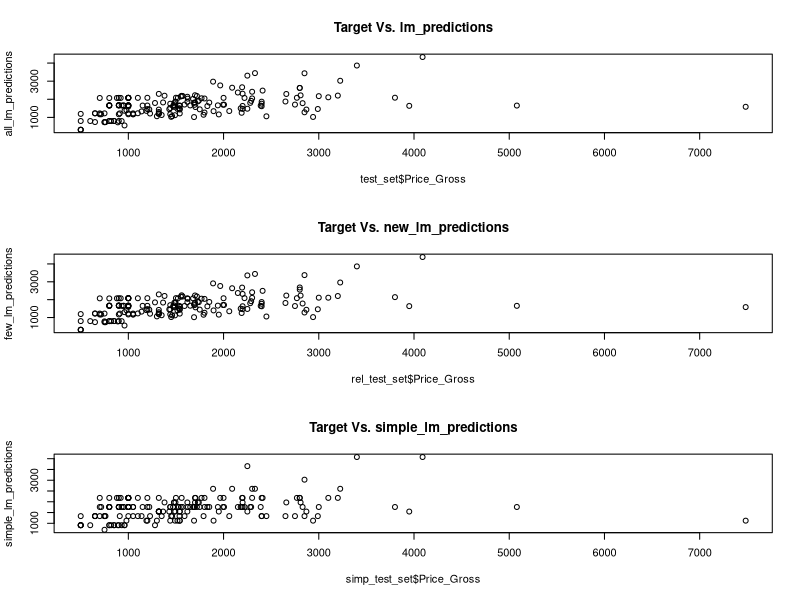
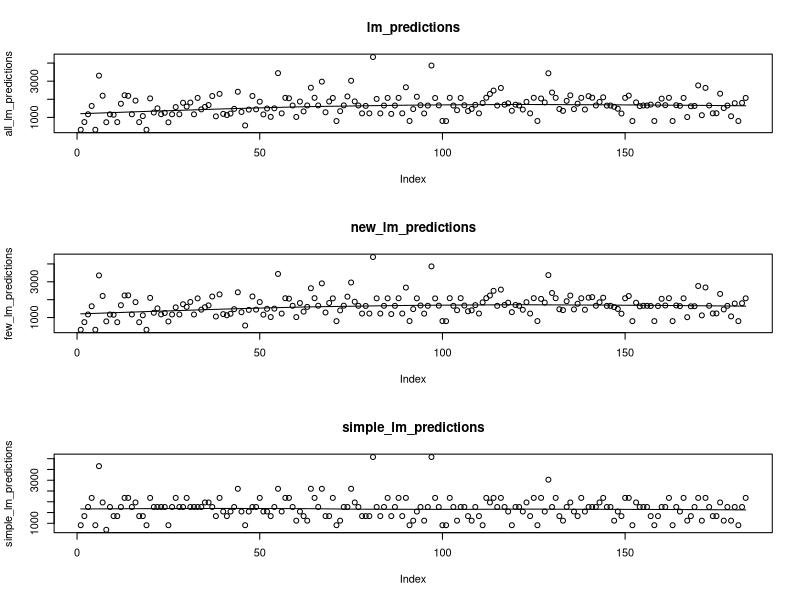

R code for these plots, in order:
# Linear Model
# Target Variable: Price_Gross
#~~~~~~~~~~~~~~~~~~~~~~~~~~~~~~~~~~~~~~~~~~~~~~~~~~~~~~~~~~~~~~~~~~~~~~~~~~~~~~~
# PENDING
# Nr_rooms must not be categorical, but continuous
#-------------------------------------------------------------------------------
# Required Packages
library(readxl)
library(ggplot2)
#-------------------------------------------------------------------------------
set.seed(71)
# Reading in data
enc_data <- read_excel("data/data_cleaned/data_total_model.xlsx")
#enc_data <- enc_data[, !(names(enc_data) %in% "X"), drop = TRUE]

# Declaring Categorical Variables
#enc_data$Canton_num <- factor(enc_data$Canton_num)
#enc_data$Customer_Segment_num <- factor(enc_data$Customer_Segment_num)
#enc_data$Category_num <- factor(enc_data$Category_num)
#enc_data$Nr_rooms <- factor(enc_data$Nr_rooms)
#enc_data$Package_Product_num <- factor(enc_data$Package_Product_num)

#Splitting the data into training and testing
split_ratio <- 0.8
training_indices <- sample(1:nrow(enc_data), 
                           size=nrow(enc_data) * split_ratio,
                           replace=FALSE)

train_set <- enc_data[training_indices,]
test_set <- enc_data[-training_indices,]

#Fit the model    data[, !(names(data) %in% column_to_exclude)]
all_lm_model <- lm(Price_Gross ~ ., data=train_set)

# Retraining with only relevant variables
rel_data <- enc_data[, !(names(enc_data) %in% 
                           c("Package_Product_num",
                             "Type_num",
                             "GDP_2020_21","GDP_per",
                             "Population",
                              "Area_km2", "Density")), drop = TRUE]

rel_train_set <- rel_data[training_indices,]
rel_test_set <- rel_data[-training_indices,]

# Fit the model
few_lm_model <- lm(Price_Gross ~ ., data=rel_train_set)

# Retraining with fewer variables
simp_data <- enc_data[, c("Nr_rooms", "Category_num", "Price_Gross")]

simp_train_set <- simp_data[training_indices,]
simp_test_set <- simp_data[-training_indices,]

# Fit the model
simple_lm_model <- lm(Price_Gross ~ ., data=simp_train_set)



summary(all_lm_model)
summary(few_lm_model) #Similar performance on less variables, prevents overfitting
summary(simple_lm_model) # Lower multiple R-squared and Adjusted R-Squared
#Model Predictions
all_lm_predictions <- predict(all_lm_model, newdata=test_set)
few_lm_predictions <- predict(few_lm_model, 
                              newdata=rel_test_set)
simple_lm_predictions <- predict(simple_lm_model, 
                                 newdata=simp_test_set)

#Model Evaluation
#Add lines of best fit with ggplot2
par(mfrow=c(3,1))
plot(test_set$Price_Gross, all_lm_predictions, main="Target Vs. lm_predictions")
plot(rel_test_set$Price_Gross, few_lm_predictions,
     main="Target Vs. new_lm_predictions")
plot(simp_test_set$Price_Gross, simple_lm_predictions,
     main="Target Vs. simple_lm_predictions")

par(mfrow=c(3,1))
scatter.smooth(all_lm_predictions, main="lm_predictions")
scatter.smooth(few_lm_predictions, main="new_lm_predictions")
scatter.smooth(simple_lm_predictions, main="simple_lm_predictions")


rmse <- sqrt(mean((all_lm_predictions - test_set$Price_Gross)^2))
mae <- mean(abs(all_lm_predictions - test_set$Price_Gross))
mae
rmse

new_rmse <- sqrt(mean((few_lm_predictions - rel_test_set$Price_Gross)^2))
new_mae <- mean(abs(few_lm_predictions - rel_test_set$Price_Gross))
new_mae
new_rmse

simp_rmse <- sqrt(mean((simple_lm_predictions - simp_test_set$Price_Gross)^2))
simp_mae <- mean(abs(simple_lm_predictions - simp_test_set$Price_Gross))
simp_mae
simp_rmse
